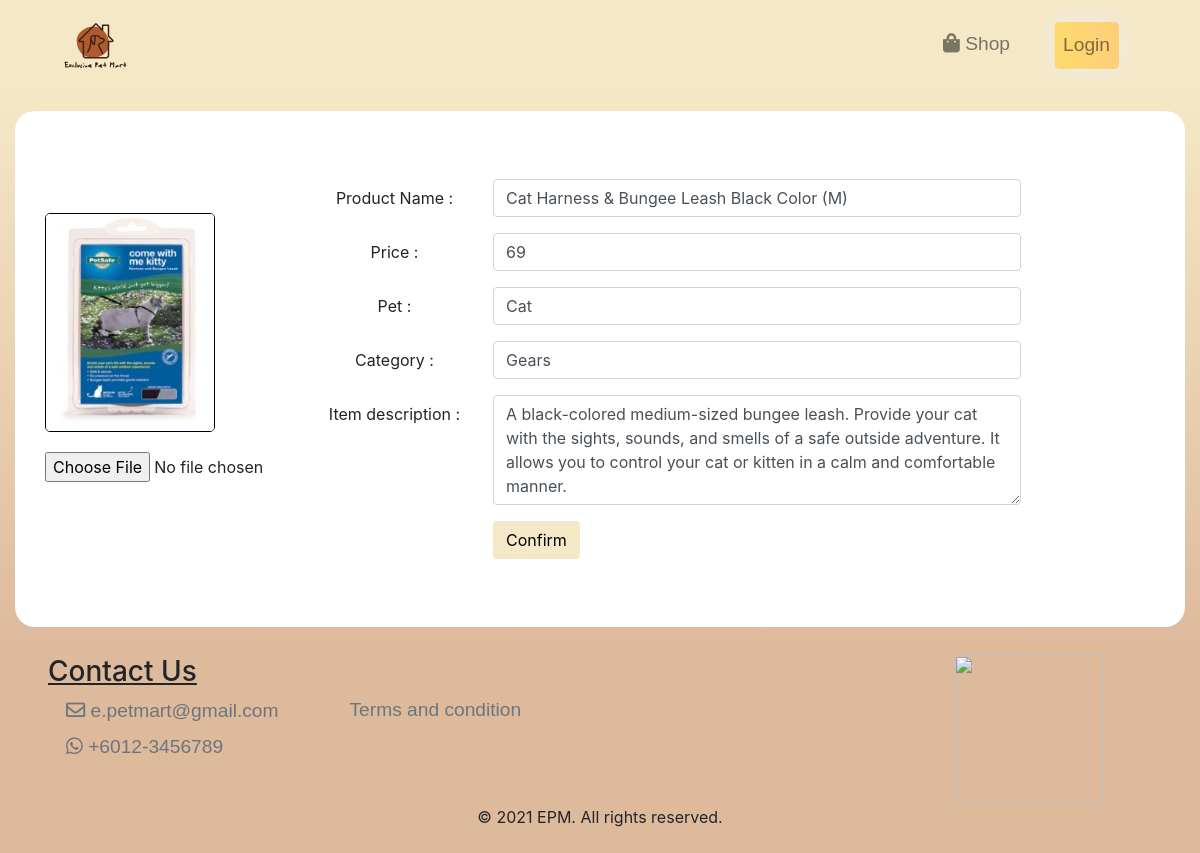
The page /frontend/public/pages/admin/product-edit.php?id=2 on the database its author committed.
### tables this page shows
CREATE TABLE IF NOT EXISTS `product` (
  `product_id` int NOT NULL AUTO_INCREMENT,
  `pet_id` int NOT NULL,
  `product_name` varchar(50) NOT NULL,
  `product_image` varchar(255) NOT NULL,
  `product_desc` longtext NOT NULL,
  `category_id` int NOT NULL,
  `product_price` int NOT NULL,
  PRIMARY KEY (`product_id`),
  KEY `product_ID` (`product_id`),
  KEY `pet_id` (`pet_id`),
  KEY `category_id` (`category_id`)
);

CREATE TABLE IF NOT EXISTS `pet` (
  `pet_id` int NOT NULL AUTO_INCREMENT,
  `product_pet` varchar(50) NOT NULL,
  PRIMARY KEY (`pet_id`),
  KEY `pet_id` (`pet_id`)
);

CREATE TABLE IF NOT EXISTS `category` (
  `category_id` int NOT NULL AUTO_INCREMENT,
  `product_category` varchar(50) NOT NULL,
  PRIMARY KEY (`category_id`),
  KEY `category_id` (`category_id`)
);

### frontend/public/pages/admin/product-edit.php (the view, shortened to what this page needs)
<?php
  include("../../../../backend/conn.php");
  $id = intval($_GET['id']);
  $result = mysqli_query($con, "
    SELECT pd.*, cat.product_category as product_category, pet.product_pet as product_pet
    FROM product AS pd JOIN category AS cat ON pd.category_id = cat.category_id
    JOIN pet ON pd.pet_id = pet.pet_id
    WHERE pd.product_id = $id
  ");
  $row = mysqli_fetch_assoc($result);
  $file_path = "../../images/";
  $prodImg = $file_path . basename($row["product_image"]);
?>
<!DOCTYPE html>
<html lang="en">
  <head>
    <link rel="stylesheet" href="https://cdn.jsdelivr.net/npm/bootstrap@4.5.3/dist/css/bootstrap.min.css">
    <link href="../../../src/stylesheets/product-new.css" rel="stylesheet" >
  </head>
  <body>
    <?php include '../shared/navbar.php';?>
    <form method="post" ENCTYPE="multipart/form-data">
    <div class= "container-fluid bimg">
      <div class = "col-15 bwhite py-5">
        <div class = "row justify-content-center">
          <div class= "col-2 mt-4 ml-2">
            <div class = "imagecontainer">
              <image class="imge" id="img" name="img" src="<?php echo $prodImg?>" alt="Profile Pic" />
            </div>
            <div class = "opcon">
              <input id="imageUpload" type="file" name="productPic" onchange="preimg()" capture>
            </div>
          </div>
          <div class = "col-2 opcon ml-5 pl-5">
            <div class="form-group row">
              <label for="name" class="col-form-label">Product Name :</label>
            </div>
            <div class="form-group row">
              <label for="price" class = "col-form-label">Price :</label>
            </div>
            <div class="form-group row">
              <label for="pet" class = "col-form-label">Pet :</label>
            </div>
            <div class="form-group row">
              <label for="category" class = "col-form-label">Category :</label>
            </div>
            <div class="form-group row">
              <label for="desc" class = "col-form-label">Item description :</label>
            </div>
          </div>
          <div class = "col-7 opcon">
            <div class="col-sm-10 form-group row">
              <input type="text" maxlength="50" class="form-control" name="name" value="<?php echo $row['product_name']?>" required="required">
            </div>
            <div class="col-sm-10 form-group row">
              <input type="number" class="form-control" name="price" id="price" value="<?php echo $row['product_price']?>" required="required">
            </div>
            <div class="col-sm-10 form-group row">
              <select name="pet" required="required" class= "form-control form-control-md">
                <option
                <?php
                if ($row["product_pet"]=="Cat"){
                  echo 'selected="selected"';
                }
                ?>
                value="Cat">Cat</option>
              </select>
            </div>
            <div class="col-sm-10 form-group row">
              <select name="category" required="required" class= "form-control form-control-md">
                <option
                <?php
                if ($row["product_category"]=="Gears"){
                  echo 'selected="selected"';
                }
                ?>
                value="Gears">Gears</option>
              </select>
            </div>
            <div class="col-sm-10 form-group row">
              <textarea type="textarea" rows="4" column="3" maxlength="600" class="form-control" name="desc"
              required="required"><?php echo $row['product_desc'] ?></textarea>
            </div>
            <div class="tleft">
              <input class="btn-sub mr-2" type="submit" value="Confirm" name="editProductBtn">
            </div>
          </div>
        </div>
      </div>
    </div>
    </form>
    <?php include '../shared/footer.php';?>
  </body>
</html>

### frontend/src/stylesheets/product-new.css (style rules this page uses)
.bimg { background-image: linear-gradient(#F5E8C7, #DEBA9D); padding: 20px 0; text-align: center; }
.bwhite { background-color: white; border-radius: 20px; }
.imagecontainer { max-width: 100%; max-height: 100%; text-align : center; padding-top: 30px; }
.imge { max-width: 100%; max-height: 100%; border-radius: 5px; border: black solid 1px; object-fit: cover; }
.opcon { padding: 20px 0; text-align: center; }
.tleft { text-align: left; }
input[type=text] { box-sizing: border-box; }
.btn-sub { text-align: center; background-size: 200% auto; border-radius: 5px; background-color: #F5E8C7; display: inline-block; font-weight: 400; text-align: center; vertical-align: middle; user-select: none; border: 1px solid transparent; padding: .375rem .75rem; font-size: 1rem; line-height: 1.5; border-radius: .25rem; color: #000; }

### frontend/src/stylesheets/nav.css (style rules this page uses)
html { overflow: scroll; overflow-x: hidden; }

### rows shown on the page
product: product_image (picture), name "Cat Harness & Bungee Leash Black Color (M)", price "69", desc "A black-colored medium-sized bungee leash. Provide your cat with the sights, sounds, and smells of a safe outside adventure. It allows you to control your cat or kitten in a calm and comfortable manner."
pet: pet "Cat"
category: category "Gears"
